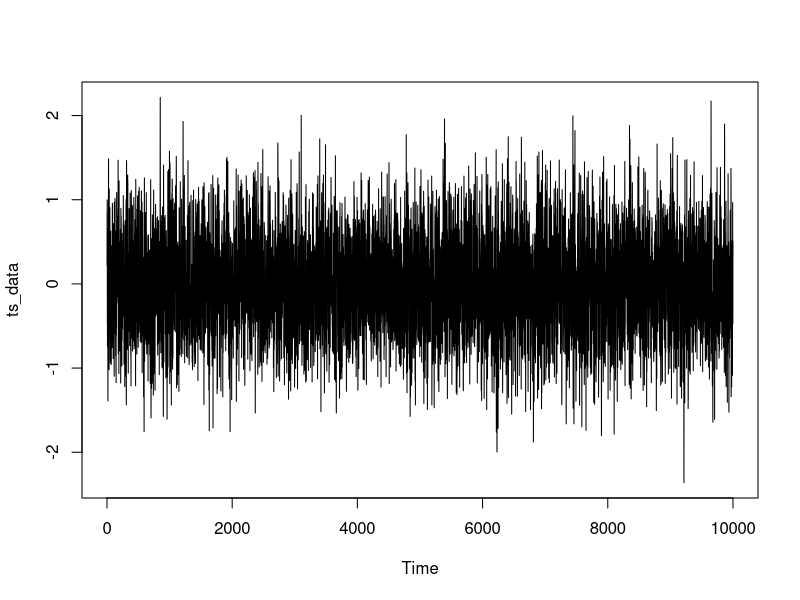
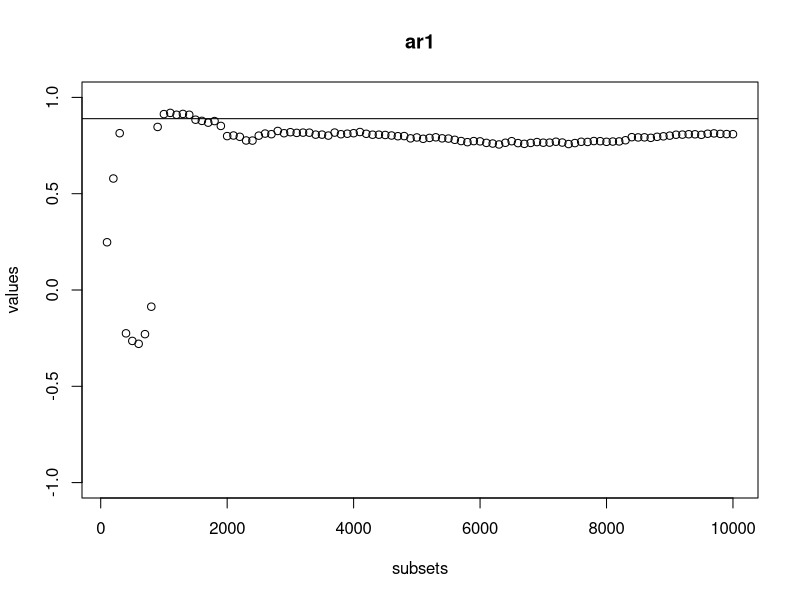
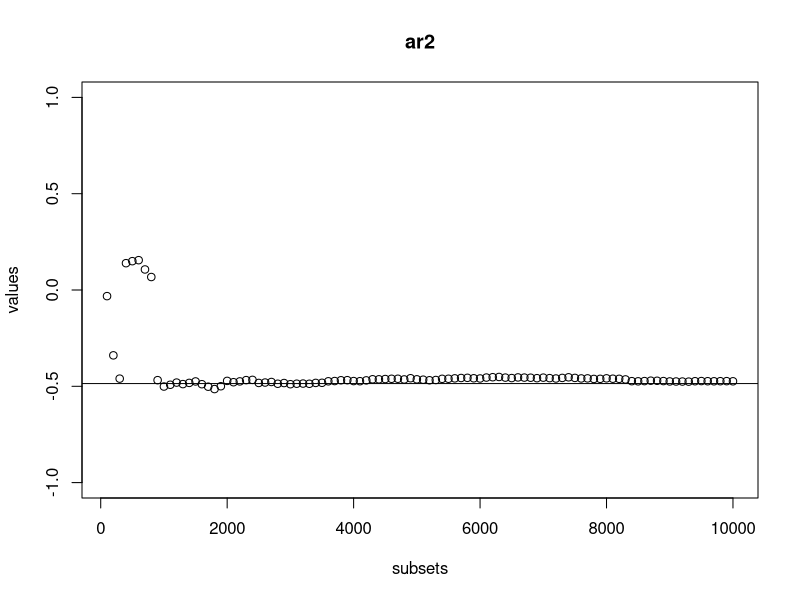
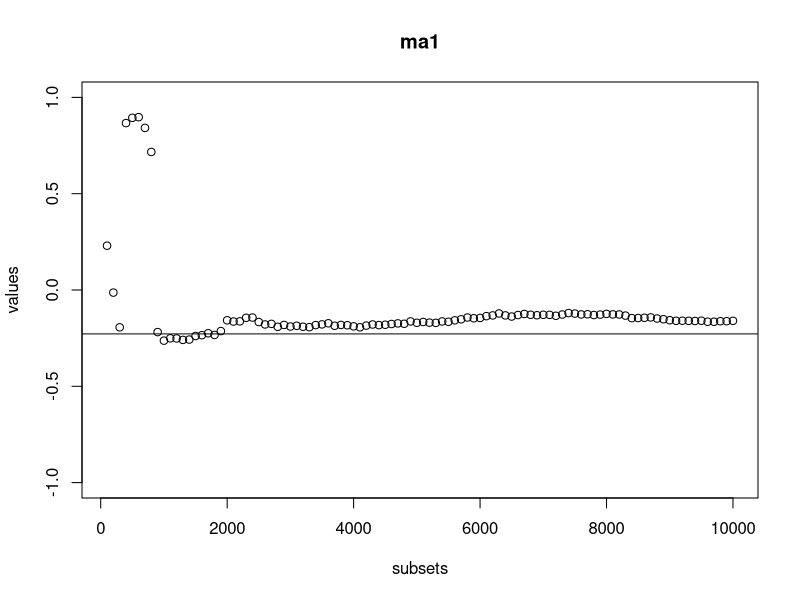
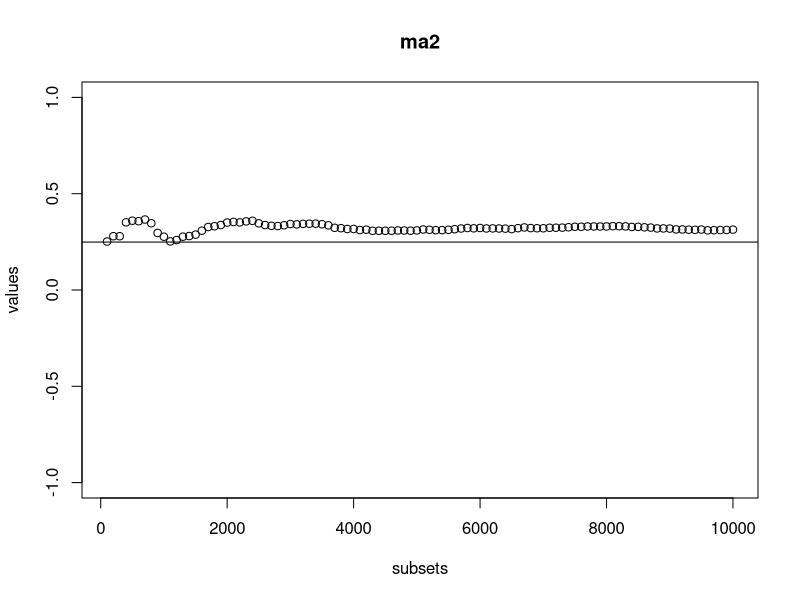
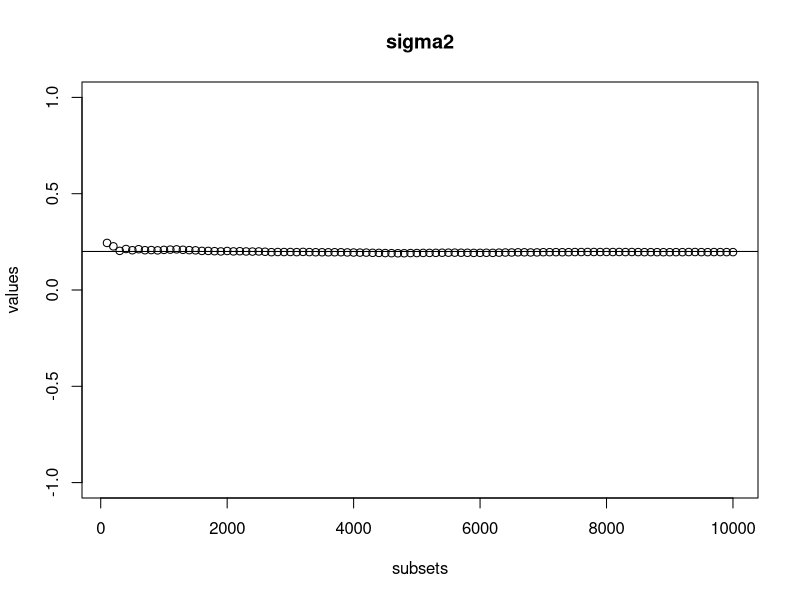

Source code (R) for these figures, in order:
install.packages("forecast")
library(forecast)

ts_length = 10000

ar1 = 0.8897
ar2 = -0.4858
ma1 = -0.2279
ma2 = 0.2488
sd = sqrt(0.2)
ts_data = arima.sim(n = ts_length, list(ar = c(ar1, ar2), ma = c(ma1, ma2)), sd = sd)
plot(ts_data)

subsets = seq(from=100, by=100, to=ts_length)
models = lapply(subsets, function(i) { 
  print(i)
  return(arima(ts_data[1:i], order=c(2,0,2)))
  #return(auto.arima(ts_data[1:i]))
  
  })
ar1s = sapply(models, function(model) model$coef[1])
ar2s = sapply(models, function(model) model$coef[2])
ma1s = sapply(models, function(model) model$coef[3])
ma2s = sapply(models, function(model) model$coef[4])
sigma2s = sapply(models, function(model) model$sigma2)

plot_coef = function(values, value, title) {
  values = na.omit(unname(values))
  y_min = min(values, value, -1)
  y_max = max(values, value, 1)
  plot(subsets, values, main=title, ylim=c(y_min,y_max))
  abline(h=value)
}

plot_coef(ar1s, ar1, "ar1")
plot_coef(ar2s, ar2, "ar2")
plot_coef(ma1s, ma1, "ma1")
plot_coef(ma2s, ma2, "ma2")
plot_coef(sigma2s, sd^2, "sigma2")

#todo: porownac auto arime do wymuszonych parametrow
#todo: wykres w zaleznosci od szumu!! todo, dziwne jakby nie zalezalo?
#todo: pokazac ze im prostszy model tym prosciej dopasowac
#todo: pokazac ze im mnienjszy szum tym mniej probek potrzeba
#todo: pokazac ze potrzeba naprawde duzo probek zeby auto.arima zadziaalal
#todo: pokazac jak sie sprawdzaja prognozy krotko i dlugoterminowe - mimo ze model nie jest idealnie dopasowany
#todo: wizualizacja
#todo: moze to powinnno byc w kolejynm kroku? conajmniej 2
#todo: zrobic to w petli
#todo: pokazac ze ze wzwiekszaninem ilosci probek uzyskany model jest blizszy reaalu
#todo: pokazac ile potrzebujemy probek gdy wybierzemy model na sile!!!